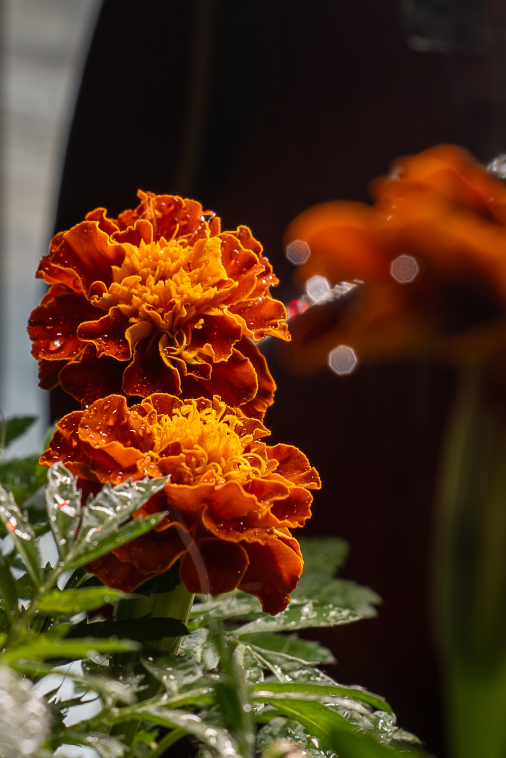
#> input picture papers/compression_experiment/test_image.jpg, 1011 x 1516 px (shown at 1/2 size)
$ python cognimap_image_v0.py
#> lines starting #> are read from the running program, lines starting #| are printed output that depends on the picture
"""CogniMap Image Compression Experiment

Tests semantic-aware non-uniform image compression where patch importance
determines compression level — like trust-weighted memory compression
but applied to image regions.

Approach:
  1. Split image into patches (e.g., 16x16 or 32x32)
  2. Score each patch's "importance" (edge density, variance, uniqueness)
  3. Compress patches non-uniformly based on importance score
  4. Reconstruct and measure quality (PSNR, SSIM, visual diff)

Importance scoring (CogniMap for images):
  - High importance: edges, text, faces, detail-rich regions
  - Low importance: flat backgrounds, gradients, repetitive textures
  - Importance = semantic "trust" analog

Run: .venv/Scripts/python papers/compression_experiment/cognimap_image_v0.py
"""

import sys
import json
import time
import struct
from pathlib import Path
from io import BytesIO

import numpy as np
from PIL import Image

SCRIPT_DIR = Path(__file__).resolve().parent
TEST_IMAGE = SCRIPT_DIR / "test_image.jpg"
OUTPUT_DIR = SCRIPT_DIR / "output"
OUTPUT_DIR.mkdir(exist_ok=True)


# ── Importance Scoring (CogniMap for pixels) ──────────────────────────

def score_patch_importance(patch: np.ndarray) -> float:
    """Score a patch's semantic importance (0-1).

    High importance = detail-rich, edges, high variance.
    Low importance = flat, uniform, boring.
    """
    # Variance: how much the pixel values vary
    variance = np.var(patch.astype(np.float32)) / (255.0 * 255.0)

    # Edge density: Sobel-like gradient magnitude
    gray = np.mean(patch, axis=2) if len(patch.shape) == 3 else patch
    gx = np.abs(np.diff(gray, axis=1)).mean() / 255.0
    gy = np.abs(np.diff(gray, axis=0)).mean() / 255.0
    edge_density = (gx + gy) / 2.0

    # Color diversity: how many distinct colors
    if len(patch.shape) == 3:
        # Quantize to reduce noise, count unique
        quantized = (patch // 32) * 32
        unique_colors = len(np.unique(quantized.reshape(-1, 3), axis=0))
        max_possible = patch.shape[0] * patch.shape[1]
        color_diversity = min(1.0, unique_colors / max(max_possible * 0.3, 1))
    else:
        color_diversity = 0.5

    # Combined score
    score = (variance * 0.3 + edge_density * 0.4 + color_diversity * 0.3)
    return min(1.0, score * 3.0)  # Scale up, cap at 1


def importance_to_quality(importance: float) -> int:
    """Map importance score to JPEG quality level.

    High importance = high quality (preserve detail)
    Low importance = low quality (compress aggressively)
    """
    if importance >= 0.7:
        return 95  # Near-lossless
    elif importance >= 0.4:
        return 60  # Medium
    elif importance >= 0.2:
        return 30  # Aggressive
    else:
        return 10  # Maximum compression


# ── Compression Methods ────────────────────────────────────────────────

def compress_uniform(image: np.ndarray, quality: int) -> bytes:
    """Standard JPEG: uniform quality across entire image."""
    img = Image.fromarray(image)
    buf = BytesIO()
    img.save(buf, format="JPEG", quality=quality)
    return buf.getvalue()

def decompress_jpeg(data: bytes) -> np.ndarray:
    """Decompress JPEG bytes to numpy array."""
    return np.array(Image.open(BytesIO(data)))

def compress_cognimap(image: np.ndarray, patch_size: int = 32) -> tuple:
    """CogniMap non-uniform compression.

    Each patch gets a different JPEG quality based on importance.
    Returns (compressed_data, cognimap_registry, stats).
    """
    h, w = image.shape[:2]
    patches_y = (h + patch_size - 1) // patch_size
    patches_x = (w + patch_size - 1) // patch_size

    cognimap = {}  # The fold registry
    compressed_patches = []
    total_bytes = 0
    importance_map = np.zeros((patches_y, patches_x))
    quality_map = np.zeros((patches_y, patches_x), dtype=int)

    for py in range(patches_y):
        for px in range(patches_x):
            y0 = py * patch_size
            x0 = px * patch_size
            y1 = min(y0 + patch_size, h)
            x1 = min(x0 + patch_size, w)

            patch = image[y0:y1, x0:x1]

            # Score importance
            importance = score_patch_importance(patch)
            quality = importance_to_quality(importance)

            importance_map[py, px] = importance
            quality_map[py, px] = quality

            # Compress this patch at its assigned quality
            patch_img = Image.fromarray(patch)
            buf = BytesIO()
            patch_img.save(buf, format="JPEG", quality=quality)
            patch_bytes = buf.getvalue()

            compressed_patches.append(patch_bytes)
            total_bytes += len(patch_bytes)

            cognimap[f"{py}_{px}"] = {
                "importance": round(importance, 3),
                "quality": quality,
                "size": len(patch_bytes),
                "y": y0, "x": x0,
                "h": y1 - y0, "w": x1 - x0,
            }

    return compressed_patches, cognimap, {
        "total_bytes": total_bytes,
        "patches": len(compressed_patches),
        "importance_map": importance_map,
        "quality_map": quality_map,
    }


def decompress_cognimap(compressed_patches, cognimap, original_shape) -> np.ndarray:
    """Reconstruct image from CogniMap compressed patches."""
    h, w = original_shape[:2]
    channels = original_shape[2] if len(original_shape) > 2 else 1
    reconstructed = np.zeros((h, w, channels), dtype=np.uint8) if channels > 1 else np.zeros((h, w), dtype=np.uint8)

    sorted_keys = sorted(cognimap.keys(), key=lambda k: (int(k.split("_")[0]), int(k.split("_")[1])))
    for i, key in enumerate(sorted_keys):
        meta = cognimap[key]
        if i >= len(compressed_patches):
            continue

        patch_data = compressed_patches[i]
        patch_img = Image.open(BytesIO(patch_data))
        y0, x0 = meta["y"], meta["x"]
        ph, pw = meta["h"], meta["w"]

        # Resize patch to exact expected dimensions (JPEG may round)
        patch_img = patch_img.resize((pw, ph), Image.LANCZOS)
        patch = np.array(patch_img)

        if len(patch.shape) == 2 and channels > 1:
            patch = np.stack([patch] * channels, axis=2)

        if len(reconstructed.shape) == 3 and len(patch.shape) == 3:
            c = min(channels, patch.shape[2])
            reconstructed[y0:y0+ph, x0:x0+pw, :c] = patch[:ph, :pw, :c]
        elif len(reconstructed.shape) == 2:
            if len(patch.shape) == 3:
                patch = np.mean(patch, axis=2).astype(np.uint8)
            reconstructed[y0:y0+ph, x0:x0+pw] = patch[:ph, :pw]

    return reconstructed


# ── Quality Metrics ────────────────────────────────────────────────────

def psnr(original: np.ndarray, compressed: np.ndarray) -> float:
    """Peak Signal-to-Noise Ratio. Higher = better. >40 = excellent."""
    mse = np.mean((original.astype(float) - compressed.astype(float)) ** 2)
    if mse == 0:
        return float('inf')
    return 10 * np.log10(255.0 ** 2 / mse)

def ssim_simple(original: np.ndarray, compressed: np.ndarray) -> float:
    """Simplified SSIM (structural similarity). 1.0 = identical."""
    # Convert to grayscale for SSIM
    if len(original.shape) == 3:
        orig_gray = np.mean(original, axis=2)
        comp_gray = np.mean(compressed, axis=2)
    else:
        orig_gray = original.astype(float)
        comp_gray = compressed.astype(float)

    mu_x = np.mean(orig_gray)
    mu_y = np.mean(comp_gray)
    sigma_x = np.std(orig_gray)
    sigma_y = np.std(comp_gray)
    sigma_xy = np.mean((orig_gray - mu_x) * (comp_gray - mu_y))

    C1 = (0.01 * 255) ** 2
    C2 = (0.03 * 255) ** 2

    ssim = ((2 * mu_x * mu_y + C1) * (2 * sigma_xy + C2)) / \
           ((mu_x ** 2 + mu_y ** 2 + C1) * (sigma_x ** 2 + sigma_y ** 2 + C2))
    return float(ssim)


# ── Importance Heatmap Visualization ───────────────────────────────────

def save_importance_heatmap(importance_map: np.ndarray, original_shape: tuple,
                             patch_size: int, output_path: Path):
    """Save a visual heatmap of patch importance scores."""
    h, w = original_shape[:2]
    heatmap = np.zeros((h, w, 3), dtype=np.uint8)

    for py in range(importance_map.shape[0]):
        for px in range(importance_map.shape[1]):
            y0 = py * patch_size
            x0 = px * patch_size
            y1 = min(y0 + patch_size, h)
            x1 = min(x0 + patch_size, w)

            imp = importance_map[py, px]
            # Green = high importance, Red = low importance
            r = int((1 - imp) * 200)
            g = int(imp * 200)
            b = 30
            heatmap[y0:y1, x0:x1] = [r, g, b]

    Image.fromarray(heatmap).save(str(output_path))


# ── Main Experiment ────────────────────────────────────────────────────

def run_experiment():
    print("=" * 70)
    print("CogniMap Image Compression Experiment")
    print("=" * 70)

    # Load image
    img = Image.open(str(TEST_IMAGE))
#> img is the input picture: PIL image 1011x1516 RGB; mean R, G, B 82.9, 51.8, 27
    image = np.array(img)
    print(f"\nImage: {TEST_IMAGE.name}")
    print(f"Dimensions: {image.shape}")
#| Dimensions: (1516, 1011, 3)
    print(f"Raw size: {image.nbytes / 1024:.0f} KB")
#| Raw size: 4490 KB

    original_file_size = TEST_IMAGE.stat().st_size
    print(f"Original JPEG file: {original_file_size / 1024:.0f} KB")

    # ── Experiment 1: Uniform JPEG at various qualities ──────────────

    print(f"\n" + "-" * 70)
    print("EXPERIMENT 1: Uniform JPEG Baselines")
    print("-" * 70)

    for quality in [95, 80, 60, 30, 10]:
        compressed = compress_uniform(image, quality)
        decompressed = decompress_jpeg(compressed)

        # Handle size mismatch
        min_h = min(image.shape[0], decompressed.shape[0])
#> min_h = 1516
        min_w = min(image.shape[1], decompressed.shape[1])
#> min_w = 1011
        orig_crop = image[:min_h, :min_w]
        dec_crop = decompressed[:min_h, :min_w, :orig_crop.shape[2]] if len(decompressed.shape) > 2 else decompressed[:min_h, :min_w]

        p = psnr(orig_crop, dec_crop)
#> in psnr, `mse = np.mean((original.astype(float) - compressed.astype(float)) ** 2)`: mse = 7.24
#> p = 39.53
        s = ssim_simple(orig_crop, dec_crop)
#> in ssim_simple, `orig_gray = np.mean(original, axis=2)`:
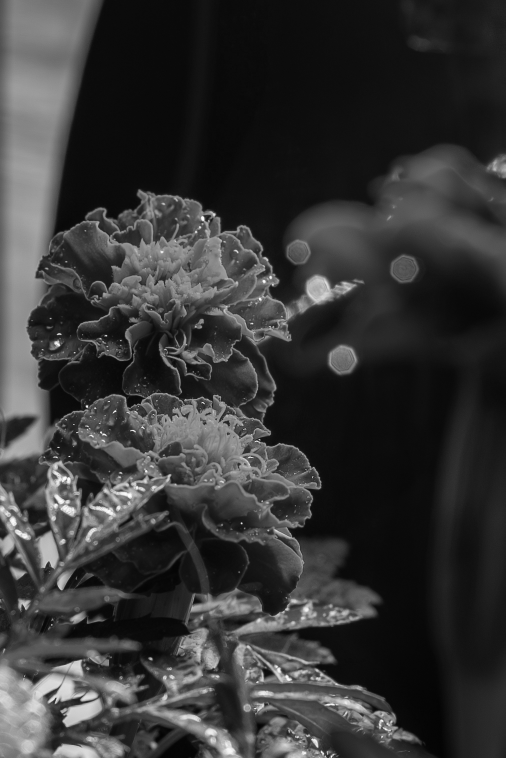
#> orig_gray: shape (1516, 1011) float64 (shown at 1/2 size); min 2, max 255, mean 53.9
#> in ssim_simple, `mu_x = np.mean(orig_gray)`: mu_x = 53.89
#> in ssim_simple, `mu_y = np.mean(comp_gray)`: mu_y = 53.99
#> in ssim_simple, `sigma_x = np.std(orig_gray)`: sigma_x = 48.57
#> in ssim_simple, `sigma_y = np.std(comp_gray)`: sigma_y = 48.67
#> in ssim_simple, `sigma_xy = np.mean((orig_gray - mu_x) * (comp_gray - mu_y))`: sigma_xy = 2363.1
#> in ssim_simple, `ssim = ((2 * mu_x * mu_y + C1) * (2 * sigma_xy + C2)) / \ ((mu_x ** 2 ..`: ssim = 1
#> s = 1
        ratio = image.nbytes / len(compressed)
#> ratio = 11.36

        print(f"  Q={quality:3d} | size: {len(compressed)/1024:7.0f} KB | "
              f"ratio: {ratio:5.1f}x | PSNR: {p:5.1f} dB | SSIM: {s:.4f}")
#|   Q= 95 | size:     395 KB | ratio:  11.4x | PSNR:  39.5 dB | SSIM: 0.9996

    # ── Experiment 2: CogniMap non-uniform compression ───────────────

    print(f"\n" + "-" * 70)
    print("EXPERIMENT 2: CogniMap Non-Uniform Compression")
    print("-" * 70)

    for patch_size in [16, 32, 64]:
        t0 = time.time()
        patches, cognimap, stats = compress_cognimap(image, patch_size=patch_size)
#> after the loop in compress_cognimap, `for py in range(patches_y):`:
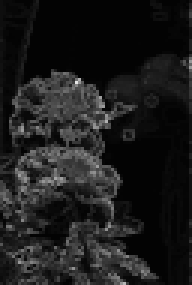
#> importance_map: shape (95, 64) float64 (shown 3 times larger); min 0.0133, max 0.908, mean 0.111
#> after the loop in compress_cognimap, `for py in range(patches_y):`:
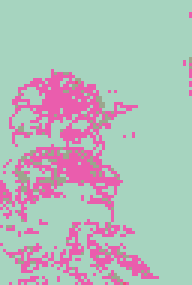
#> quality_map: shape (95, 64) int64 (shown 3 times larger); 4 distinct labels, from 10 to 95; one colour per label, 0 black
        compress_time = time.time() - t0

        t0 = time.time()
        reconstructed = decompress_cognimap(patches, cognimap, image.shape)
#> in decompress_cognimap, `patch_img = Image.open(BytesIO(patch_data))`:
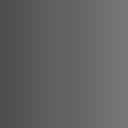
#> patch_img: PIL image 16x16 RGB (shown 8 times larger); min 78, max 118, mean 98
        decompress_time = time.time() - t0

        # Quality metrics
        min_h = min(image.shape[0], reconstructed.shape[0])
        min_w = min(image.shape[1], reconstructed.shape[1])
        min_c = min(image.shape[2], reconstructed.shape[2]) if len(image.shape) > 2 and len(reconstructed.shape) > 2 else 1
        orig_crop = image[:min_h, :min_w, :min_c] if min_c > 1 else image[:min_h, :min_w]
        rec_crop = reconstructed[:min_h, :min_w, :min_c] if min_c > 1 else reconstructed[:min_h, :min_w]

        p = psnr(orig_crop, rec_crop)
        s = ssim_simple(orig_crop, rec_crop)

        total_compressed = stats["total_bytes"]
        cognimap_json = json.dumps(cognimap)
        cognimap_size = len(cognimap_json)
        total_with_map = total_compressed + cognimap_size
        ratio = image.nbytes / total_with_map

        # Importance distribution
        imp_map = stats["importance_map"]
        high_imp = np.sum(imp_map >= 0.7) / imp_map.size * 100
        mid_imp = np.sum((imp_map >= 0.3) & (imp_map < 0.7)) / imp_map.size * 100
        low_imp = np.sum(imp_map < 0.3) / imp_map.size * 100

        print(f"\n  Patch size: {patch_size}x{patch_size} ({stats['patches']} patches)")
        print(f"  Compressed:  {total_compressed/1024:.0f} KB patches + {cognimap_size/1024:.0f} KB map = {total_with_map/1024:.0f} KB")
        print(f"  Ratio:       {ratio:.1f}x (vs raw {image.nbytes/1024:.0f} KB)")
        print(f"  Quality:     PSNR={p:.1f} dB | SSIM={s:.4f}")
        print(f"  Timing:      compress={compress_time:.2f}s | decompress={decompress_time:.2f}s")
        print(f"  Importance:  {high_imp:.0f}% high | {mid_imp:.0f}% mid | {low_imp:.0f}% low")

        # Quality distribution across patches
        qualities = [m["quality"] for m in cognimap.values()]
        q_dist = {}
        for q in qualities:
            q_dist[q] = q_dist.get(q, 0) + 1
        print(f"  Quality distribution: {dict(sorted(q_dist.items()))}")

        # Save outputs for patch_size=32
        if patch_size == 32:
            Image.fromarray(reconstructed).save(str(OUTPUT_DIR / "cognimap_reconstructed.jpg"), quality=95)
            save_importance_heatmap(imp_map, image.shape, patch_size, OUTPUT_DIR / "importance_heatmap.png")
            with open(str(OUTPUT_DIR / "cognimap_registry.json"), "w") as f:
                json.dump(cognimap, f, indent=2)
            print(f"  Saved: cognimap_reconstructed.jpg, importance_heatmap.png, cognimap_registry.json")

    # ── Experiment 3: Compare to JPEG at same file size ──────────────

    print(f"\n" + "-" * 70)
    print("EXPERIMENT 3: CogniMap vs JPEG at Same File Size")
    print("-" * 70)

    # Get CogniMap size at patch_size=32
    patches_32, cognimap_32, stats_32 = compress_cognimap(image, patch_size=32)
    cognimap_total = stats_32["total_bytes"] + len(json.dumps(cognimap_32))

    # Find JPEG quality that produces similar file size
    best_q = 10
    best_diff = float('inf')
    for q in range(5, 96):
        jpeg_data = compress_uniform(image, q)
        diff = abs(len(jpeg_data) - cognimap_total)
        if diff < best_diff:
            best_diff = diff
            best_q = q

    jpeg_matched = compress_uniform(image, best_q)
    jpeg_dec = decompress_jpeg(jpeg_matched)

    rec_32 = decompress_cognimap(patches_32, cognimap_32, image.shape)

    min_h = min(image.shape[0], jpeg_dec.shape[0], rec_32.shape[0])
    min_w = min(image.shape[1], jpeg_dec.shape[1], rec_32.shape[1])
    min_c = min(image.shape[2] if len(image.shape)>2 else 1,
                jpeg_dec.shape[2] if len(jpeg_dec.shape)>2 else 1,
                rec_32.shape[2] if len(rec_32.shape)>2 else 1)

    o = image[:min_h, :min_w, :min_c] if min_c > 1 else image[:min_h, :min_w]
    j = jpeg_dec[:min_h, :min_w, :min_c] if min_c > 1 else jpeg_dec[:min_h, :min_w]
    c = rec_32[:min_h, :min_w, :min_c] if min_c > 1 else rec_32[:min_h, :min_w]

    jpeg_psnr = psnr(o, j)
    jpeg_ssim = ssim_simple(o, j)
    cogni_psnr = psnr(o, c)
    cogni_ssim = ssim_simple(o, c)

    print(f"  Target size: ~{cognimap_total/1024:.0f} KB")
    print(f"  JPEG Q={best_q:2d}: {len(jpeg_matched)/1024:.0f} KB | PSNR={jpeg_psnr:.1f} dB | SSIM={jpeg_ssim:.4f}")
    print(f"  CogniMap:    {cognimap_total/1024:.0f} KB | PSNR={cogni_psnr:.1f} dB | SSIM={cogni_ssim:.4f}")

    if cogni_psnr > jpeg_psnr:
        print(f"\n  >> CogniMap wins by +{cogni_psnr - jpeg_psnr:.1f} dB PSNR at same size")
    else:
        print(f"\n  >> JPEG wins by +{jpeg_psnr - cogni_psnr:.1f} dB PSNR at same size")

    if cogni_ssim > jpeg_ssim:
        print(f"  >> CogniMap wins by +{(cogni_ssim - jpeg_ssim):.4f} SSIM")
    else:
        print(f"  >> JPEG wins by +{(jpeg_ssim - cogni_ssim):.4f} SSIM")

    # ── Summary ──────────────────────────────────────────────────────

    print(f"\n" + "=" * 70)
    print("SUMMARY")
    print("=" * 70)
    print(f"  Original image: {image.nbytes/1024:.0f} KB raw, {original_file_size/1024:.0f} KB JPEG")
    print(f"  CogniMap (32px): {cognimap_total/1024:.0f} KB ({image.nbytes/cognimap_total:.1f}x vs raw)")
    print(f"  vs JPEG at same size: {'CogniMap' if cogni_psnr > jpeg_psnr else 'JPEG'} has better PSNR")
    print(f"  vs JPEG at same size: {'CogniMap' if cogni_ssim > jpeg_ssim else 'JPEG'} has better SSIM")
    print(f"\n  Key insight: CogniMap allocates quality non-uniformly.")
    print(f"  Important regions (edges, detail) get Q=95.")
    print(f"  Unimportant regions (flat, uniform) get Q=10.")
    print(f"  At the same total file size, this should preserve")
    print(f"  perceptual quality better than uniform JPEG.")
    print(f"\n  Output files in: {OUTPUT_DIR}")


if __name__ == "__main__":
    run_experiment()
